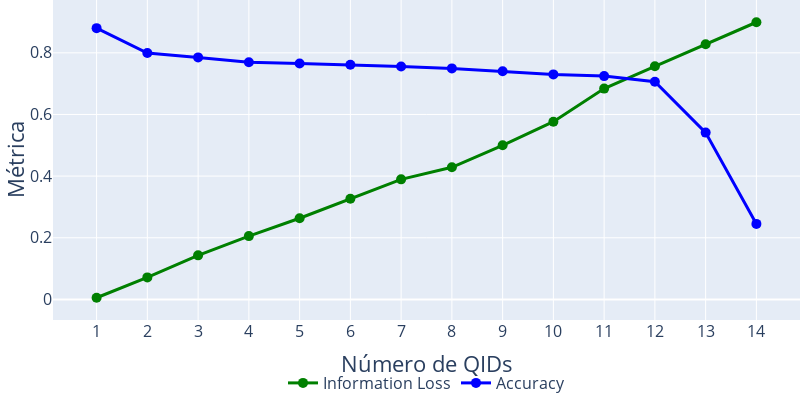

The code cell stored with this chart in its notebook:
### Code cell
fig_box = go.Figure()
fig_box.add_trace(go.Scatter(
    x=medians['num_QIDs'],
    y=medians['information_loss'] if 'information_loss' in medians else merged_df.groupby('num_QIDs')['information_loss'].median().values,
    mode='lines+markers',
    name='Information Loss',
    line=dict(color='green', width=3),
    marker=dict(size=10, symbol='circle')
))
fig_box.add_trace(go.Scatter(
    x=medians['num_QIDs'],
    y=medians['accuracy'],
    mode='lines+markers',
    name='Accuracy',
    line=dict(color='blue', width=3),
    marker=dict(size=10, symbol='circle')
))
fig_box.update_layout(
    xaxis_title='Número de QIDs',
    yaxis_title='Métrica',
    legend=dict(
        orientation='h',
        yanchor='bottom',
        y=-0.25,
        xanchor='center',
        x=0.5,
        font=dict(size=16),
        title=dict(font=dict(size=18))
    ),
    xaxis=dict(
        tickmode='linear', 
        dtick=1,
        title_font=dict(size=22),
        tickfont=dict(size=16),
        tickvals=sorted(merged_df['num_QIDs'].unique()),
        ticktext=[str(int(val)) for val in sorted(merged_df['num_QIDs'].unique())]
    ),
    yaxis=dict(
        title_font=dict(size=22),
        tickfont=dict(size=16),
        tickvals=[1, 0.8, 0.6, 0.4, 0.2, 0],
        ticktext=[str(val) for val in [1, 0.8, 0.6, 0.4, 0.2, 0]]
        ),
    margin=dict(l=0, r=0, t=0, b=0),
    height=400,
    width=800
)
fig_box.write_image("../Memoria/images/graphs/accuracy-and-info_loss-vs-num_qids.png")
fig_box.show()

### Figure 1 — Plotly figure (JSON) as saved in the notebook; plotly's stock layout.template omitted (floating-point values rounded to 4 significant figures)
{"data": [{"line": {"color": "green", "width": 3}, "marker": {"size": 10, "symbol": "circle"}, "mode": "lines+markers", "name": "Information Loss", "type": "scatter", "x": [1, 2, 3, 4, 5, 6, 7, 8, 9, 10, 11, 12, 13, 14], "y": [0.005357, 0.07143, 0.1429, 0.2054, 0.2634, 0.3268, 0.3895, 0.4286, 0.5, 0.5765, 0.6839, 0.7564, 0.8278, 0.8992]}, {"line": {"color": "blue", "width": 3}, "marker": {"size": 10, "symbol": "circle"}, "mode": "lines+markers", "name": "Accuracy", "type": "scatter", "x": [1, 2, 3, 4, 5, 6, 7, 8, 9, 10, 11, 12, 13, 14], "y": [0.8801, 0.7993, 0.7852, 0.7695, 0.7653, 0.7611, 0.7557, 0.7496, 0.7402, 0.7301, 0.7246, 0.7062, 0.5412, 0.2449]}], "layout": {"height": 400, "legend": {"font": {"size": 16}, "orientation": "h", "title": {"font": {"size": 18}}, "x": 0.5, "xanchor": "center", "y": -0.25, "yanchor": "bottom"}, "margin": {"b": 0, "l": 0, "r": 0, "t": 0}, "width": 800, "xaxis": {"dtick": 1, "tickfont": {"size": 16}, "tickmode": "linear", "ticktext": ["1", "2", "3", "4", "5", "6", "7", "8", "9", "10", "11", "12", "13", "14"], "tickvals": [1, 2, 3, 4, 5, 6, 7, 8, 9, 10, 11, 12, 13, 14], "title": {"font": {"size": 22}, "text": "Número de QIDs"}}, "yaxis": {"tickfont": {"size": 16}, "ticktext": ["1", "0.8", "0.6", "0.4", "0.2", "0"], "tickvals": [1, 0.8, 0.6, 0.4, 0.2, 0], "title": {"font": {"size": 22}, "text": "Métrica"}}}}
